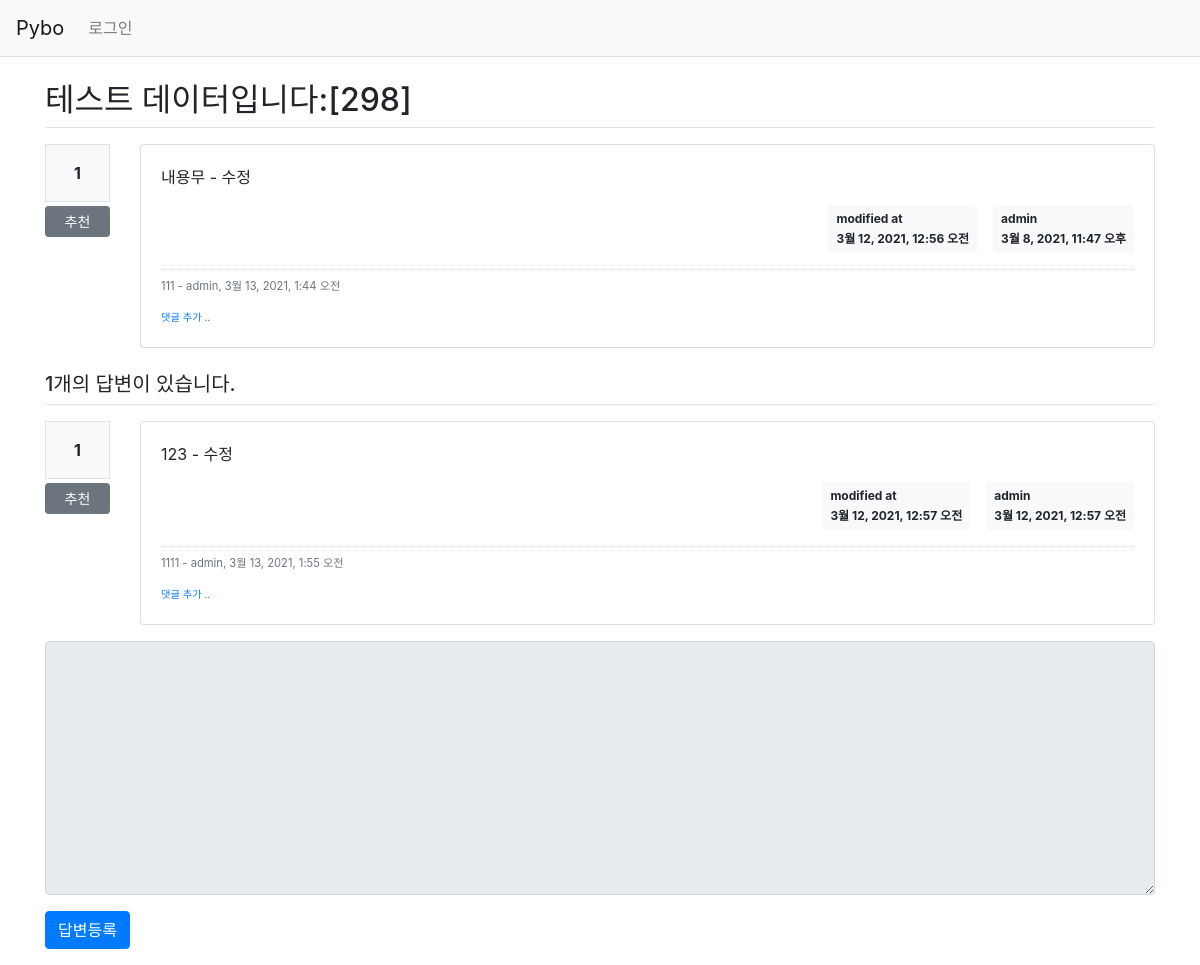
The page /pybo/302/ on the database as committed earlier.
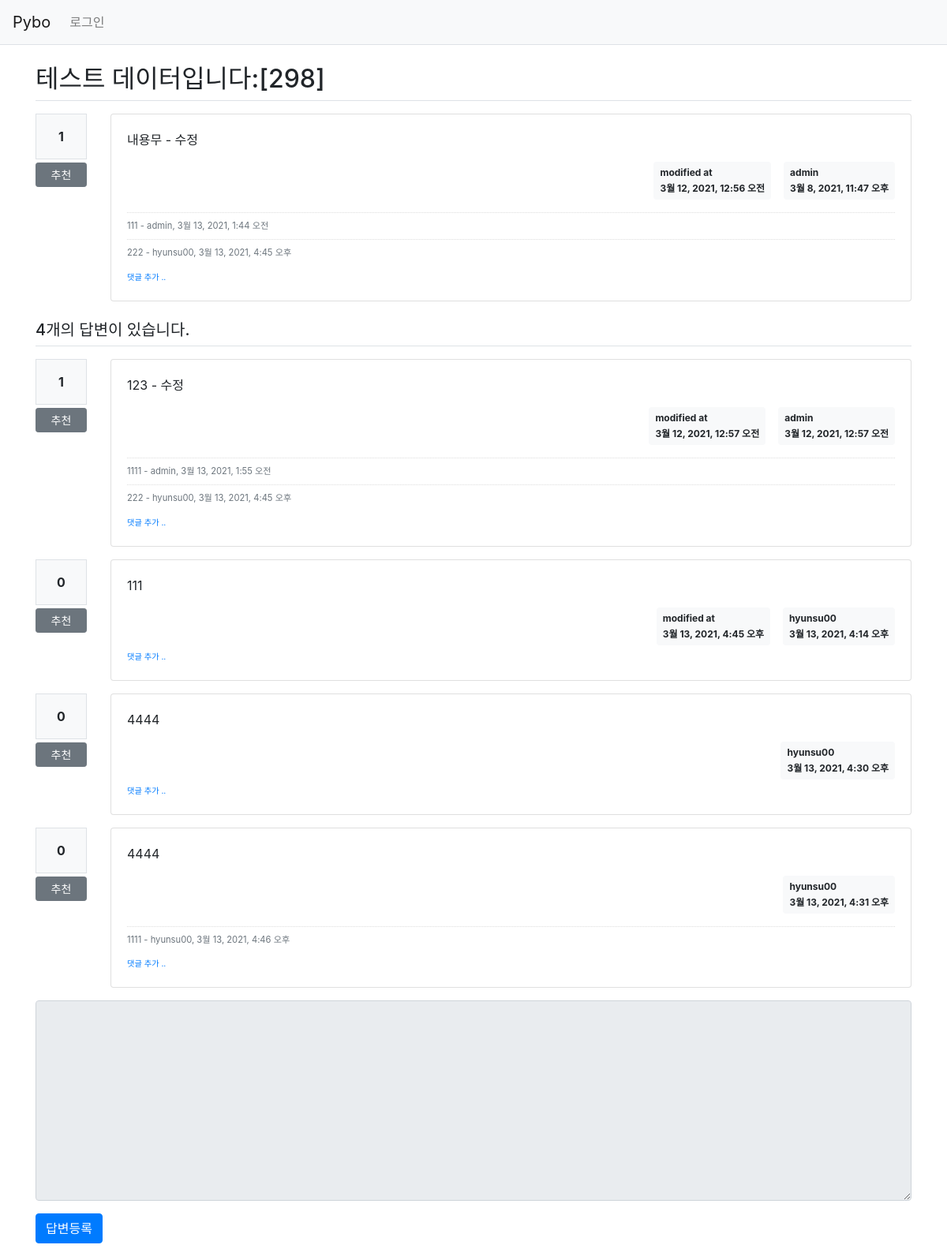
The same page on the database as committed later.
### pybo/models.py (models this page shows, shortened)
class Question(models.Model):
    author = models.ForeignKey(User, on_delete=models.CASCADE, related_name="author_question")
    subject = models.CharField(max_length=200)
    content = models.TextField()
    create_date = models.DateTimeField()
    modify_date = models.DateTimeField(null=True, blank=True)
    voter = models.ManyToManyField(User, related_name="voter_question")

class Comment(models.Model):
    author = models.ForeignKey(User, on_delete=models.CASCADE)
    content = models.TextField()
    create_date = models.DateTimeField()
    modify_date = models.DateTimeField(null=True, blank=True)
    question = models.ForeignKey(Question, null=True, blank=True, on_delete=models.CASCADE)
    answer = models.ForeignKey(Answer, null=True, blank=True, on_delete=models.CASCADE)

class Answer(models.Model):
    author = models.ForeignKey(User, on_delete=models.CASCADE, related_name="author_answer")
    question = models.ForeignKey(Question, on_delete=models.CASCADE)
    content = models.TextField()
    create_date = models.DateTimeField()
    modify_date = models.DateTimeField(null=True, blank=True)
    voter = models.ManyToManyField(User, related_name="voter_answer")

### pybo/views/base_views.py (the view)
# urls.py: path("<int:question_id>/", base_views.detail, name="detail"),
def detail(request, question_id):
    question = get_object_or_404(Question, pk=question_id)
    context = {"question": question}
    return render(request, "pybo/question_detail.html", context)

### pybo/templatetags/pybo_filter.py (called while the page is built)
@register.filter()
def mark(value):
    extensions = ["nl2br", "fenced_code"]
    return mark_safe(markdown.markdown(value, extensions=extensions))

### templates/pybo/question_detail.html (shortened to what this page needs)
{% extends 'base.html' %}
{% load pybo_filter %}
{% block content %}
<div class="container my-3">
	<h2 class="border-bottom py-2">{{ question.subject }}</h2>
	<div class="row my-3">
		<div class="col-1">
				<div class="bg-light text-center p-3 border font-weight-bolder mb-1">{{question.voter.count}}</div>
				<a href="#" data-uri="{% url 'pybo:vote_question' question.id  %}" class="recommend btn btn-sm btn-secondary btn-block my-1">
					추천
				</a>
		</div>
		<div class="col-11">
			<div class="card">
				<div class="card-body">
					<div class="card-text">
						{{ question.content|mark }}
					</div>
					<div class="d-flex justify-content-end">
						{% if question.modify_date %}
							<div class="badge badge-light p-2 text-left mx-3">
								<div class="mb-2">modified at</div>
								<div>{{ question.modify_date }}</div>
							</div>
						{% endif %}
						<div class="badge badge-light p-2 text-left">
							<div class="mb-2">{{ question.author.username }}</div>
							<div>{{ question.create_date }}</div>
						</div>
					</div>
					{% if question.comment_set.count > 0 %}
						<div class="mt-3">
							{% for comment in question.comment_set.all %}
								<div class="comment py-2 text-muted">
									<span style="white-space: pre-line;">{{ comment.content }}</span>
									<span>
											- {{ comment.author }}, {{ comment.create_date }}
									</span>
								</div>
							{% endfor %}
						</div>
					{% endif %}
					<div>
							<a href="{% url 'pybo:comment_create_question' question.id  %}" class="small">
								<small>댓글 추가 ..</small>
							</a>
					</div>
				</div>
			</div>
		</div>
	</div>
	<h5 class="border-bottom my-3 py-2">
		{{question.answer_set.count}}개의 답변이 있습니다.
	</h5>
	{% for answer in question.answer_set.all %}
		<div class="row my-3">
			<div class="col-1">
					<div class="bg-light text-center p-3 border font-weight-bolder mb-1">{{answer.voter.count}}</div>
					<a href="#" data-uri="{% url 'pybo:vote_answer' answer.id  %}" class="recommend btn btn-sm btn-secondary btn-block my-1">
						추천
					</a>
			</div>
			<div class="col-11">
				<div class="card">
					<div class="card-body">
						<div class="card-text">
							{{ answer.content|mark }}
						</div>
						<div class="d-flex justify-content-end">
							{% if answer.modify_date %}
								<div class="badge badge-light p-2 text-left mx-3">
									<div class="mb-2">modified at</div>
									<div>{{ answer.modify_date }}</div>
								</div>
							{% endif %}
							<div class="badge badge-light p-2 text-left">
								<div class="mb-2">{{ answer.author.username }}</div>
								<div>{{ answer.create_date }}</div>
							</div>
						</div>
						{% if answer.comment_set.count > 0 %}
							<div class="mt-3">
							{% for comment in answer.comment_set.all %}
								<div class="comment py-2 text-muted">
									<span style="white-space: pre-line;">{{ comment.content }}</span>
									<span>
										- {{ comment.author }}, {{ comment.create_date }}
									</span>
								</div>
							{% endfor %}
							</div>
							{% endif %}
							<div>
								<a href="{% url 'pybo:comment_create_answer' answer.id  %}" class="small">
									<small>댓글 추가 ..</small>
								</a>
							</div>
					</div>
				</div>
			</div>
		</div>
	{% endfor %}
	<form action="{% url 'pybo:answer_create' question.id %}" method="post" class="my-3">
		<div class="form-group">
			<textarea {% if not user.is_authenticated %}disabled{% endif %}
              name="content" id="content" class="form-control" rows="10">
			</textarea>
		</div>
		<input type="submit" value="답변등록" class="btn btn-primary" />
	</form>
</div>
{% endblock %}

### templates/base.html (shortened to what this page needs)
{% load static %}
<!doctype html>
<html lang="ko">
<head>
	<link rel="stylesheet" type="text/css" href="{% static 'bootstrap.min.css' %}">
	<link rel="stylesheet" type="text/css" href="{% static 'style.css' %}">
</head>
<body>
	{% include "navbar.html" %}
	{% block content %}
	{% endblock %}
</body>
</html>

### templates/navbar.html (shortened to what this page needs)
<nav class="navbar navbar-expand-lg navbar-light bg-light border-bottom">
	<a class="navbar-brand" href="{% url 'pybo:index' %}">Pybo</a>
	<div class="collapse navbar-collapse flex-grow-0" id="navbarNav">
		<ul class="navbar-nav">
			<li class="nav-item ">
				{% if user.is_authenticated %}
					<a class="nav-link" href="{% url 'common:logout' %}">{{ user.username }} (로그아웃)</a>
				{% else %}
					<a class="nav-link" href="{% url 'common:login' %}">로그인</a>
				{% endif %}
			</li>
		</ul>
	</div>
</nav>

### static/style.css (style rules this page uses)
.comment { border-top: dotted 1px #ddd; font-size: 0.7em; }

Rows that differ between the two databases and show on the page:
computed for Question "테스트 데이터입니다:[298]": answer_set.count "1" → "4"
added Comment: content "222", author "hyunsu00", create_date "3월 13, 2021, 4:45 오후", shown under "테스트 데이터입니다:[298]"
added Comment: content "222", author "hyunsu00", create_date "3월 13, 2021, 4:45 오후", shown under Answer "123 - 수정"
added Answer: voter.count "0", content|mark "111", modify_date "3월 13, 2021, 4:45 오후", author.username "hyunsu00", create_date "3월 13, 2021, 4:14 오후"
added Answer: voter.count "0", content|mark "4444", author.username "hyunsu00", create_date "3월 13, 2021, 4:30 오후"
added Answer: voter.count "0", content|mark "4444", author.username "hyunsu00", create_date "3월 13, 2021, 4:31 오후"
added Comment: content "1111", author "hyunsu00", create_date "3월 13, 2021, 4:46 오후", shown under "0"
